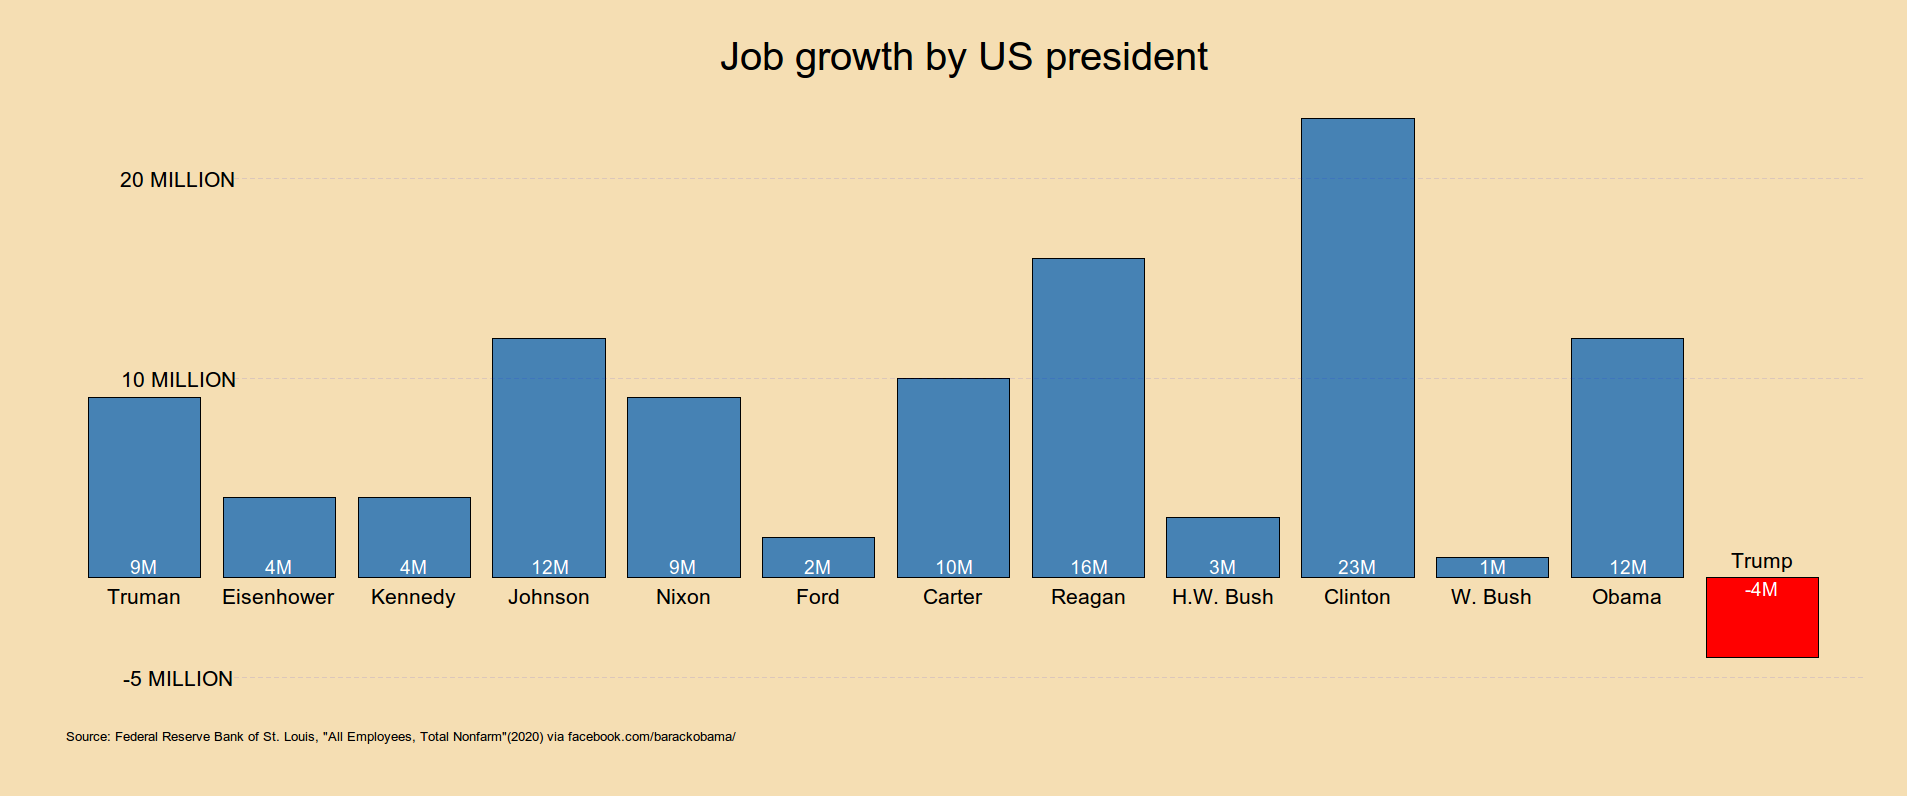

Reproduce this figure in R.
data <- data.frame(president  =  c("Truman","Eisenhower", "Kennedy", "Johnson","Nixon","Ford","Carter","Reagan","H.W. Bush","Clinton","W. Bush","Obama","Trump"), growth = c(9,4,4,12,9,2,10,16,3,23,1,12,-4))
data$president <- factor(data$president, levels = data$president)

par(bg = "wheat", mar = c(1,1,1,1))
bp <- barplot(data$growth~data$president, yaxt = "n",xaxt = "n",ylab = "",xlab = "",
              col = ifelse(data$growth<0, "red","steelblue"),
              ylim = c(-10,28))
#text(bp,0, data$growth, pos = 3, cex = 0.7)
#text(bp,data$growth, label = paste0(data$growth, "M"), pos = 3, cex = 0.9)
text(bp[data$growth>0],-0.3, label = paste0(data$growth[data$growth>0], "M"), 
     pos = 3, cex = 1.2, col = "white")
text(bp[data$growth<0],-1.4, label = paste0(data$growth[data$growth<0], "M"), 
     pos = 3, cex = 1.2, col = "white")
text(bp[data$growth>0],-1.8, label = data$president[data$growth>0], 
     pos = 3, cex = 1.3)
text(bp[data$growth<0],0, label = data$president[data$growth<0], 
     pos = 3, cex = 1.3)

#abline(h = 20, lty = 2, col = rgb(0,0,0,0.1))
text(1,20, label = "20 MILLION", cex = 1.3)
text(1,10, label = "10 MILLION" , cex = 1.3)
text(1,-5, label = "-5 MILLION" , cex = 1.3)
segments(1.5,20,16,20, lty = 2, col = rgb(0,0,0,0.3))
segments(1.5,10,16,10, lty = 2, col = rgb(0,0,0,0.3))
segments(1.5,-5,16,-5, lty = 2, col = rgb(0,0,0,0.3))

text(8,26, label = "Job growth by US president", cex = 2.5)
text(3,-8,label = "Source: Federal Reserve Bank of St. Louis, \"All Employees, Total Nonfarm\"(2020) via facebook.com/barackobama/", cex = 0.8)
